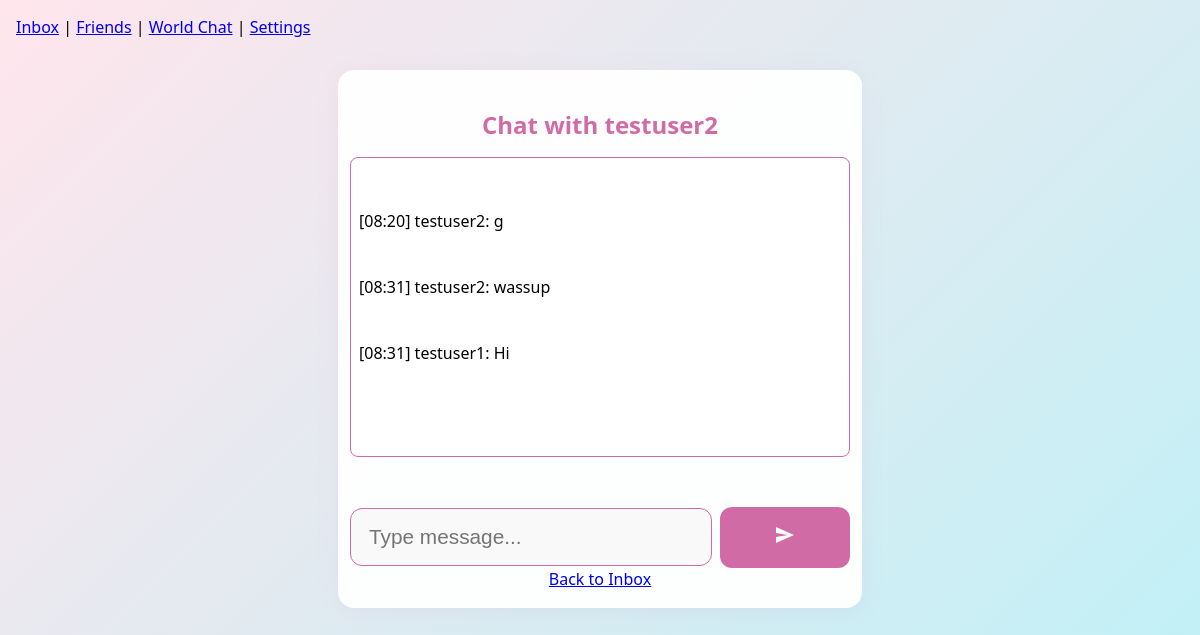
The page /dm/testuser2 (signed in) on the database as committed earlier.
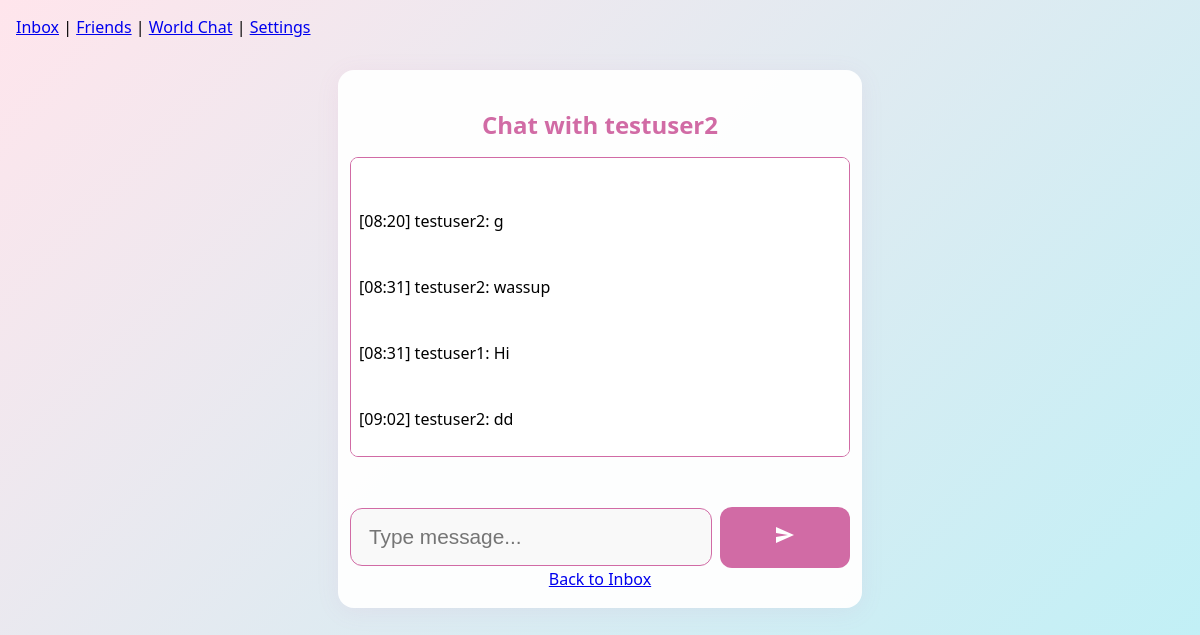
The same page on the database as committed later.
### tables this page shows
CREATE TABLE dm_messages (
            id INTEGER PRIMARY KEY AUTOINCREMENT,
            room_id TEXT NOT NULL,
            username TEXT NOT NULL,
            msg TEXT NOT NULL,
            timestamp TEXT NOT NULL
        );

### app.py (the view)
@app.route('/dm/<friend_username>')
def dm(friend_username):
    if 'username' not in session:
        return redirect(url_for('login'))
    username = session['username']
    conn = get_db_connection()
    user = conn.execute('SELECT id FROM users WHERE username = ?', (username,)).fetchone()
    friend = conn.execute('SELECT id FROM users WHERE username = ?', (friend_username,)).fetchone()
    is_friend = False
    if user and friend:
        is_friend = conn.execute(
            'SELECT 1 FROM friends WHERE user_id = ? AND friend_id = ?', (user['id'], friend['id'])
        ).fetchone() is not None
    room_id = "_".join(sorted([username, friend_username]))
    messages = conn.execute(
        'SELECT username, msg, timestamp FROM dm_messages WHERE room_id = ? ORDER BY id ASC LIMIT 50', (room_id,)
    ).fetchall()
    conn.close()
    if not is_friend:
        return "Not friends!", 403
    return render_template('chat_dm.html', username=username, friend_username=friend_username, room_id=room_id, messages=messages)

### app.py (called while the page is built)
def get_db_connection():
    conn = sqlite3.connect('chat.db')
    conn.row_factory = sqlite3.Row
    return conn

### templates/chat_dm.html (shortened to what this page needs)
<!DOCTYPE html>
<html>
<head>
  <link rel="stylesheet" href="{{ url_for('static', filename='style.css') }}">
</head>
<body>
  {% include 'navbar.html' %}
  <div class="chat-container">
    <h2 style="text-align:right; color:#d16ba5;">Chat with {{ friend_username }}</h2>
    <div id="dm-box">
      {% for m in messages %}
        <div>[{{ m['timestamp'] }}] {{ m['username'] }}: {{ m['msg'] }}</div>
      {% endfor %}
    </div>
    <form id="dm-form">
      <input id="dm-input" placeholder="Type message..." required>
      <button type="submit" aria-label="Send">
        <svg width="24" height="24" viewBox="0 0 24 24" fill="none">
          <path d="M3 20L21 12L3 4V10L15 12L3 14V20Z" fill="currentColor"/>
        </svg>
      </button>
    </form>
    <a href="/inbox">Back to Inbox</a>
  </div>
</body>
</html>

Rows that differ between the two databases and show on the page:
added dm_messages: timestamp "09:02", username "testuser2", msg "dd"
